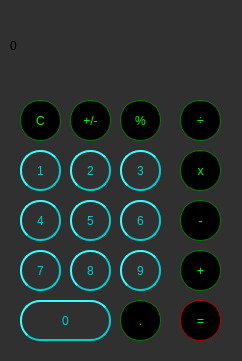
<?xml version="1.0" encoding="UTF-8"?>
<ui version="4.0">
 <class>MainWindow</class>
 <widget class="QMainWindow" name="MainWindow">
  <property name="geometry">
   <rect>
    <x>0</x>
    <y>0</y>
    <width>242</width>
    <height>361</height>
   </rect>
  </property>
  <property name="windowTitle">
   <string>MainWindow</string>
  </property>
  <property name="styleSheet">
   <string notr="true">/*Change the background color */
background-color: rgb(48, 48, 48);</string>
  </property>
  <widget class="QWidget" name="centralwidget">
   <widget class="QLabel" name="label">
    <property name="geometry">
     <rect>
      <x>10</x>
      <y>20</y>
      <width>211</width>
      <height>51</height>
     </rect>
    </property>
    <property name="styleSheet">
     <string notr="true">/* (Label at top) Label Stylesheet */

QLabel {
  qproperty-alignment: 'AlignVCenter | AlignRight';
  border: 1px solid gray;
  color: rgb(0, 255, 0);

}

background-color : white;

/* End Label Stylesheet */</string>
    </property>
    <property name="text">
     <string>0</string>
    </property>
   </widget>
   <widget class="QPushButton" name="pushButton_clear">
    <property name="geometry">
     <rect>
      <x>20</x>
      <y>100</y>
      <width>41</width>
      <height>41</height>
     </rect>
    </property>
    <property name="styleSheet">
     <string notr="true">/* (Clear,+/-,%,. buttons) Unary Operations Buttons Stylesheet */

QPushButton {
  background-color: rgb(215, 215, 215);
  border: 2px solid #555;
  border-radius: 20px;
  border-style: outset;
}
QPushButton:pressed {
    background-color: qlineargradient(x1: 0, y1: 0, x2: 0, y2: 1,
                                      stop: 0 #BEBEBE, stop: 1 #D7D7D7);
}
/* End Unary Operations Buttons Stylesheet */

/* (Orange buttons) Operations Buttons Stylesheet */
QPushButton {
  background-color: rgb(0, 0, 0);
  color: lime; 
  border: 1px solid green;
}

QPushButton:pressed {
    background-color: qlineargradient(x1: 0, y1: 0, x2: 0, y2: 1,
                                      stop: 0 #707070, stop: 1 #606060);
}
</string>
    </property>
    <property name="text">
     <string>C</string>
    </property>
   </widget>
   <widget class="QPushButton" name="pushButton_plusMinus">
    <property name="geometry">
     <rect>
      <x>70</x>
      <y>100</y>
      <width>41</width>
      <height>41</height>
     </rect>
    </property>
    <property name="styleSheet">
     <string notr="true">/* (Clear,+/-,%,. buttons) Unary Operations Buttons Stylesheet */

QPushButton {
  background-color: rgb(215, 215, 215);
  border: 2px solid #555;
border-radius: 20px;
border-style: outset;
}
QPushButton:pressed {
    background-color: qlineargradient(x1: 0, y1: 0, x2: 0, y2: 1,
                                      stop: 0 #BEBEBE, stop: 1 #D7D7D7);
}
/* End Unary Operations Buttons Stylesheet */

/* (Orange buttons) Operations Buttons Stylesheet */
QPushButton {
  background-color: rgb(0, 0, 0);
  color: lime; 
  border: 1px solid green;
}

QPushButton:pressed {
    background-color: qlineargradient(x1: 0, y1: 0, x2: 0, y2: 1,
                                      stop: 0 #707070, stop: 1 #606060);
}
</string>
    </property>
    <property name="text">
     <string>+/-</string>
    </property>
   </widget>
   <widget class="QPushButton" name="pushButton_percent">
    <property name="geometry">
     <rect>
      <x>120</x>
      <y>100</y>
      <width>41</width>
      <height>41</height>
     </rect>
    </property>
    <property name="styleSheet">
     <string notr="true">/* (Clear,+/-,%,. buttons) Unary Operations Buttons Stylesheet */

QPushButton {
  background-color: rgb(215, 215, 215);
  border: 2px solid #555;
border-radius: 20px;
border-style: outset;
}
QPushButton:pressed {
    background-color: qlineargradient(x1: 0, y1: 0, x2: 0, y2: 1,
                                      stop: 0 #BEBEBE, stop: 1 #D7D7D7);
}
/* End Unary Operations Buttons Stylesheet */

/* (Orange buttons) Operations Buttons Stylesheet */
QPushButton {
  background-color: rgb(0, 0, 0);
  color: lime; 
  border: 1px solid green;
}

QPushButton:pressed {
    background-color: qlineargradient(x1: 0, y1: 0, x2: 0, y2: 1,
                                      stop: 0 #707070, stop: 1 #606060);
}
</string>
    </property>
    <property name="text">
     <string>%</string>
    </property>
   </widget>
   <widget class="QPushButton" name="pushButton_divide">
    <property name="geometry">
     <rect>
      <x>180</x>
      <y>100</y>
      <width>41</width>
      <height>41</height>
     </rect>
    </property>
    <property name="styleSheet">
     <string notr="true">/* (Clear,+/-,%,. buttons) Unary Operations Buttons Stylesheet */

QPushButton {
  background-color: rgb(215, 215, 215);
  border: 2px solid #555;
border-radius: 20px;
border-style: outset;
}
QPushButton:pressed {
    background-color: qlineargradient(x1: 0, y1: 0, x2: 0, y2: 1,
                                      stop: 0 #BEBEBE, stop: 1 #D7D7D7);
}
/* End Unary Operations Buttons Stylesheet */

/* (Orange buttons) Operations Buttons Stylesheet */
QPushButton {
  background-color: rgb(0, 0, 0);
  color: lime; 
  border: 1px solid green;
}

QPushButton:pressed {
    background-color: qlineargradient(x1: 0, y1: 0, x2: 0, y2: 1,
                                      stop: 0 #707070, stop: 1 #606060);
}
</string>
    </property>
    <property name="text">
     <string>÷</string>
    </property>
   </widget>
   <widget class="QPushButton" name="pushButton_3">
    <property name="geometry">
     <rect>
      <x>120</x>
      <y>150</y>
      <width>41</width>
      <height>41</height>
     </rect>
    </property>
    <property name="styleSheet">
     <string notr="true">QPushButton {
color: #00cece;
border: 2px solid #00cece;
border-radius: 20px;
border-style: outset;
background: qradialgradient(
cx: 0.3, cy: -0.4, fx: 0.3, fy: -0.4,
radius: 1.35, stop: 0 #000000, stop: 1 #000000
);
padding: 5px;
}

QPushButton:hover {
background: qradialgradient(
cx: 0.3, cy: -0.4, fx: 0.3, fy: -0.4,
radius: 1.35, stop: 0 #8afff7, stop: 1 #73ffff
);
}

QPushButton:pressed {
border-style: inset;
background: qradialgradient(
cx: 0.4, cy: -0.1, fx: 0.4, fy: -0.1,
radius: 1.35, stop: 0 #707070, stop: 1 #606060
);
}</string>
    </property>
    <property name="text">
     <string>3</string>
    </property>
   </widget>
   <widget class="QPushButton" name="pushButton_2">
    <property name="geometry">
     <rect>
      <x>70</x>
      <y>150</y>
      <width>41</width>
      <height>41</height>
     </rect>
    </property>
    <property name="styleSheet">
     <string notr="true">QPushButton {
color: #00cece;
border: 2px solid #00cece;
border-radius: 20px;
border-style: outset;
background: qradialgradient(
cx: 0.3, cy: -0.4, fx: 0.3, fy: -0.4,
radius: 1.35, stop: 0 #000000, stop: 1 #000000
);
padding: 5px;
}

QPushButton:hover {
background: qradialgradient(
cx: 0.3, cy: -0.4, fx: 0.3, fy: -0.4,
radius: 1.35, stop: 0 #8afff7, stop: 1 #73ffff
);
}

QPushButton:pressed {
border-style: inset;
background: qradialgradient(
cx: 0.4, cy: -0.1, fx: 0.4, fy: -0.1,
radius: 1.35, stop: 0 #707070, stop: 1 #606060
);
}</string>
    </property>
    <property name="text">
     <string>2</string>
    </property>
   </widget>
   <widget class="QPushButton" name="pushButton_multiply">
    <property name="geometry">
     <rect>
      <x>180</x>
      <y>150</y>
      <width>41</width>
      <height>41</height>
     </rect>
    </property>
    <property name="styleSheet">
     <string notr="true">/* (Clear,+/-,%,. buttons) Unary Operations Buttons Stylesheet */

QPushButton {
  background-color: rgb(215, 215, 215);
  border: 2px solid #555;
border-radius: 20px;
border-style: outset;
}
QPushButton:pressed {
    background-color: qlineargradient(x1: 0, y1: 0, x2: 0, y2: 1,
                                      stop: 0 #BEBEBE, stop: 1 #D7D7D7);
}
/* End Unary Operations Buttons Stylesheet */

/* (Orange buttons) Operations Buttons Stylesheet */
QPushButton {
  background-color: rgb(0, 0, 0);
  color: lime;; 
  border: 1px solid green;
}

QPushButton:pressed {
    background-color: qlineargradient(x1: 0, y1: 0, x2: 0, y2: 1,
                                      stop: 0 #707070, stop: 1 #606060);
}
</string>
    </property>
    <property name="text">
     <string>x</string>
    </property>
   </widget>
   <widget class="QPushButton" name="pushButton_1">
    <property name="geometry">
     <rect>
      <x>20</x>
      <y>150</y>
      <width>41</width>
      <height>41</height>
     </rect>
    </property>
    <property name="styleSheet">
     <string notr="true">QPushButton {
color: #00cece;
border: 2px solid #00cece;
border-radius: 20px;
border-style: outset;
background: qradialgradient(
cx: 0.3, cy: -0.4, fx: 0.3, fy: -0.4,
radius: 1.35, stop: 0 #000000, stop: 1 #000000
);
padding: 5px;
}

QPushButton:hover {
background: qradialgradient(
cx: 0.3, cy: -0.4, fx: 0.3, fy: -0.4,
radius: 1.35, stop: 0 #8afff7, stop: 1 #73ffff
);
}

QPushButton:pressed {
border-style: inset;
background: qradialgradient(
cx: 0.4, cy: -0.1, fx: 0.4, fy: -0.1,
radius: 1.35, stop: 0 #707070, stop: 1 #606060
	
);
}</string>
    </property>
    <property name="text">
     <string>1</string>
    </property>
   </widget>
   <widget class="QPushButton" name="pushButton_6">
    <property name="geometry">
     <rect>
      <x>120</x>
      <y>200</y>
      <width>41</width>
      <height>41</height>
     </rect>
    </property>
    <property name="styleSheet">
     <string notr="true">QPushButton {
color: #00cece;
border: 2px solid #00cece;
border-radius: 20px;
border-style: outset;
background: qradialgradient(
cx: 0.3, cy: -0.4, fx: 0.3, fy: -0.4,
radius: 1.35, stop: 0 #000000, stop: 1 #000000
);
padding: 5px;
}

QPushButton:hover {
background: qradialgradient(
cx: 0.3, cy: -0.4, fx: 0.3, fy: -0.4,
radius: 1.35, stop: 0 #8afff7, stop: 1 #73ffff
);
}

QPushButton:pressed {
border-style: inset;
background: qradialgradient(
cx: 0.4, cy: -0.1, fx: 0.4, fy: -0.1,
radius: 1.35, stop: 0 #707070, stop: 1 #606060
);
}
</string>
    </property>
    <property name="text">
     <string>6</string>
    </property>
   </widget>
   <widget class="QPushButton" name="pushButton_5">
    <property name="geometry">
     <rect>
      <x>70</x>
      <y>200</y>
      <width>41</width>
      <height>41</height>
     </rect>
    </property>
    <property name="styleSheet">
     <string notr="true">QPushButton {
color: #00cece;
border: 2px solid #00cece;
border-radius: 20px;
border-style: outset;
background: qradialgradient(
cx: 0.3, cy: -0.4, fx: 0.3, fy: -0.4,
radius: 1.35, stop: 0 #000000, stop: 1 #000000
);
padding: 5px;
}

QPushButton:hover {
background: qradialgradient(
cx: 0.3, cy: -0.4, fx: 0.3, fy: -0.4,
radius: 1.35, stop: 0 #8afff7, stop: 1 #73ffff
);
}

QPushButton:pressed {
border-style: inset;
background: qradialgradient(
cx: 0.4, cy: -0.1, fx: 0.4, fy: -0.1,
radius: 1.35, stop: 0 #707070, stop: 1 #606060
);
}</string>
    </property>
    <property name="text">
     <string>5</string>
    </property>
   </widget>
   <widget class="QPushButton" name="pushButton_minus">
    <property name="geometry">
     <rect>
      <x>180</x>
      <y>200</y>
      <width>41</width>
      <height>41</height>
     </rect>
    </property>
    <property name="styleSheet">
     <string notr="true">/* (Clear,+/-,%,. buttons) Unary Operations Buttons Stylesheet */

QPushButton {
  background-color: rgb(215, 215, 215);
  border: 2px solid #555;
border-radius: 20px;
border-style: outset;
}
QPushButton:pressed {
    background-color: qlineargradient(x1: 0, y1: 0, x2: 0, y2: 1,
                                      stop: 0 #BEBEBE, stop: 1 #D7D7D7);
}
/* End Unary Operations Buttons Stylesheet */

/* (Orange buttons) Operations Buttons Stylesheet */
QPushButton {
  background-color: rgb(0, 0, 0);
  color: lime; 
  border: 1px solid green;
}

QPushButton:pressed {
    background-color: qlineargradient(x1: 0, y1: 0, x2: 0, y2: 1,
                                      stop: 0 #707070, stop: 1 #606060);
}
</string>
    </property>
    <property name="text">
     <string>-</string>
    </property>
   </widget>
   <widget class="QPushButton" name="pushButton_4">
    <property name="geometry">
     <rect>
      <x>20</x>
      <y>200</y>
      <width>41</width>
      <height>41</height>
     </rect>
    </property>
    <property name="styleSheet">
     <string notr="true">QPushButton {
color: #00cece;
border: 2px solid #00cece;
border-radius: 20px;
border-style: outset;
background: qradialgradient(
cx: 0.3, cy: -0.4, fx: 0.3, fy: -0.4,
radius: 1.35, stop: 0 #000000, stop: 1 #000000
);
padding: 5px;
}

QPushButton:hover {
background: qradialgradient(
cx: 0.3, cy: -0.4, fx: 0.3, fy: -0.4,
radius: 1.35, stop: 0 #8afff7, stop: 1 #73ffff
);
}

QPushButton:pressed {
border-style: inset;
background: qradialgradient(
cx: 0.4, cy: -0.1, fx: 0.4, fy: -0.1,
radius: 1.35, stop: 0 #707070, stop: 1 #606060
);
}</string>
    </property>
    <property name="text">
     <string>4</string>
    </property>
   </widget>
   <widget class="QPushButton" name="pushButton_9">
    <property name="geometry">
     <rect>
      <x>120</x>
      <y>250</y>
      <width>41</width>
      <height>41</height>
     </rect>
    </property>
    <property name="styleSheet">
     <string notr="true">QPushButton {
color: #00cece;
border: 2px solid #00cece;
border-radius: 20px;
border-style: outset;
background: qradialgradient(
cx: 0.3, cy: -0.4, fx: 0.3, fy: -0.4,
radius: 1.35, stop: 0 #000000, stop: 1 #000000
);
padding: 5px;
}

QPushButton:hover {
background: qradialgradient(
cx: 0.3, cy: -0.4, fx: 0.3, fy: -0.4,
radius: 1.35, stop: 0 #8afff7, stop: 1 #73ffff
);
}

QPushButton:pressed {
border-style: inset;
background: qradialgradient(
cx: 0.4, cy: -0.1, fx: 0.4, fy: -0.1,
radius: 1.35, stop: 0 #707070, stop: 1 #606060
);
}
</string>
    </property>
    <property name="text">
     <string>9</string>
    </property>
   </widget>
   <widget class="QPushButton" name="pushButton_8">
    <property name="geometry">
     <rect>
      <x>70</x>
      <y>250</y>
      <width>41</width>
      <height>41</height>
     </rect>
    </property>
    <property name="styleSheet">
     <string notr="true">QPushButton {
color: #00cece;
border: 2px solid #00cece;
border-radius: 20px;
border-style: outset;
background: qradialgradient(
cx: 0.3, cy: -0.4, fx: 0.3, fy: -0.4,
radius: 1.35, stop: 0 #000000, stop: 1 #000000
);
padding: 5px;
}

QPushButton:hover {
background: qradialgradient(
cx: 0.3, cy: -0.4, fx: 0.3, fy: -0.4,
radius: 1.35, stop: 0 #8afff7, stop: 1 #73ffff
);
}

QPushButton:pressed {
border-style: inset;
background: qradialgradient(
cx: 0.4, cy: -0.1, fx: 0.4, fy: -0.1,
radius: 1.35, stop: 0 #707070, stop: 1 #606060
);
}</string>
    </property>
    <property name="text">
     <string>8</string>
    </property>
   </widget>
   <widget class="QPushButton" name="pushButton_add">
    <property name="geometry">
     <rect>
      <x>180</x>
      <y>250</y>
      <width>41</width>
      <height>41</height>
     </rect>
    </property>
    <property name="styleSheet">
     <string notr="true">/* (Clear,+/-,%,. buttons) Unary Operations Buttons Stylesheet */

QPushButton {
  background-color: rgb(215, 215, 215);
  border: 2px solid #555;
border-radius: 20px;
border-style: outset;
}
QPushButton:pressed {
    background-color: qlineargradient(x1: 0, y1: 0, x2: 0, y2: 1,
                                      stop: 0 #BEBEBE, stop: 1 #D7D7D7);
}
/* End Unary Operations Buttons Stylesheet */

/* (Orange buttons) Operations Buttons Stylesheet */
QPushButton {
  background-color: rgb(0, 0, 0);
  color: lime; 
  border: 1px solid green;
}

QPushButton:pressed {
    background-color: qlineargradient(x1: 0, y1: 0, x2: 0, y2: 1,
                                      stop: 0 #707070, stop: 1 #606060);
}
</string>
    </property>
    <property name="text">
     <string>+</string>
    </property>
   </widget>
   <widget class="QPushButton" name="pushButton_7">
    <property name="geometry">
     <rect>
      <x>20</x>
      <y>250</y>
      <width>41</width>
      <height>41</height>
     </rect>
    </property>
    <property name="styleSheet">
     <string notr="true">QPushButton {
color: #00cece;
border: 2px solid #00cece;
border-radius: 20px;
border-style: outset;
background: qradialgradient(
cx: 0.3, cy: -0.4, fx: 0.3, fy: -0.4,
radius: 1.35, stop: 0 #000000, stop: 1 #000000
);
padding: 5px;
}

QPushButton:hover {
background: qradialgradient(
cx: 0.3, cy: -0.4, fx: 0.3, fy: -0.4,
radius: 1.35, stop: 0 #8afff7, stop: 1 #73ffff
);
}

QPushButton:pressed {
border-style: inset;
background: qradialgradient(
cx: 0.4, cy: -0.1, fx: 0.4, fy: -0.1,
radius: 1.35, stop: 0 #707070, stop: 1 #606060
);
}</string>
    </property>
    <property name="text">
     <string>7</string>
    </property>
   </widget>
   <widget class="QPushButton" name="pushButton_dot">
    <property name="geometry">
     <rect>
      <x>120</x>
      <y>300</y>
      <width>41</width>
      <height>41</height>
     </rect>
    </property>
    <property name="styleSheet">
     <string notr="true">/* (Clear,+/-,%,. buttons) Unary Operations Buttons Stylesheet */

QPushButton {
  background-color: rgb(215, 215, 215);
  border: 2px solid #555;
border-radius: 20px;
border-style: outset;
}
QPushButton:pressed {
    background-color: qlineargradient(x1: 0, y1: 0, x2: 0, y2: 1,
                                      stop: 0 #BEBEBE, stop: 1 #D7D7D7);
}
/* End Unary Operations Buttons Stylesheet */

/* (Orange buttons) Operations Buttons Stylesheet */
QPushButton {
  background-color: rgb(0, 0, 0);
  color: lime; 
  border: 1px solid green;
}

QPushButton:pressed {
    background-color: qlineargradient(x1: 0, y1: 0, x2: 0, y2: 1,
                                      stop: 0 #707070, stop: 1 #606060);
}
</string>
    </property>
    <property name="text">
     <string>.</string>
    </property>
   </widget>
   <widget class="QPushButton" name="pushButton_0">
    <property name="geometry">
     <rect>
      <x>20</x>
      <y>300</y>
      <width>91</width>
      <height>41</height>
     </rect>
    </property>
    <property name="styleSheet">
     <string notr="true">QPushButton {
color: #00cece;
border: 2px solid #00cece;
border-radius: 20px;
border-style: outset;
background: qradialgradient(
cx: 0.3, cy: -0.4, fx: 0.3, fy: -0.4,
radius: 1.35, stop: 0 #000000, stop: 1 #000000
);
padding: 5px;
}

QPushButton:hover {
background: qradialgradient(
cx: 0.3, cy: -0.4, fx: 0.3, fy: -0.4,
radius: 1.35, stop: 0 #8afff7, stop: 1 #73ffff
);
}

QPushButton:pressed {
border-style: inset;
background: qradialgradient(
cx: 0.4, cy: -0.1, fx: 0.4, fy: -0.1,
radius: 1.35, stop: 0 #707070, stop: 1 #606060
);
}</string>
    </property>
    <property name="text">
     <string>0</string>
    </property>
   </widget>
   <widget class="QPushButton" name="pushButton_equals">
    <property name="geometry">
     <rect>
      <x>180</x>
      <y>300</y>
      <width>41</width>
      <height>41</height>
     </rect>
    </property>
    <property name="styleSheet">
     <string notr="true">/* (Clear,+/-,%,. buttons) Unary Operations Buttons Stylesheet */

QPushButton {
  background-color: rgb(215, 215, 215);
  border: 2px solid #555;
border-radius: 20px;
border-style: outset;
}
QPushButton:pressed {
    background-color: qlineargradient(x1: 0, y1: 0, x2: 0, y2: 1,
                                      stop: 0 #BEBEBE, stop: 1 #D7D7D7);
}
/* End Unary Operations Buttons Stylesheet */

/* (Orange buttons) Operations Buttons Stylesheet */
QPushButton {
  background-color: rgb(0, 0, 0);
  color: lime; 
  border: 1px solid #be0000;
}

QPushButton:pressed {
    background-color: qlineargradient(x1: 0, y1: 0, x2: 0, y2: 1,
                                      stop: 0 #707070, stop: 1 #606060);
}
</string>
    </property>
    <property name="text">
     <string>=</string>
    </property>
   </widget>
  </widget>
 </widget>
 <resources/>
 <connections/>
</ui>
